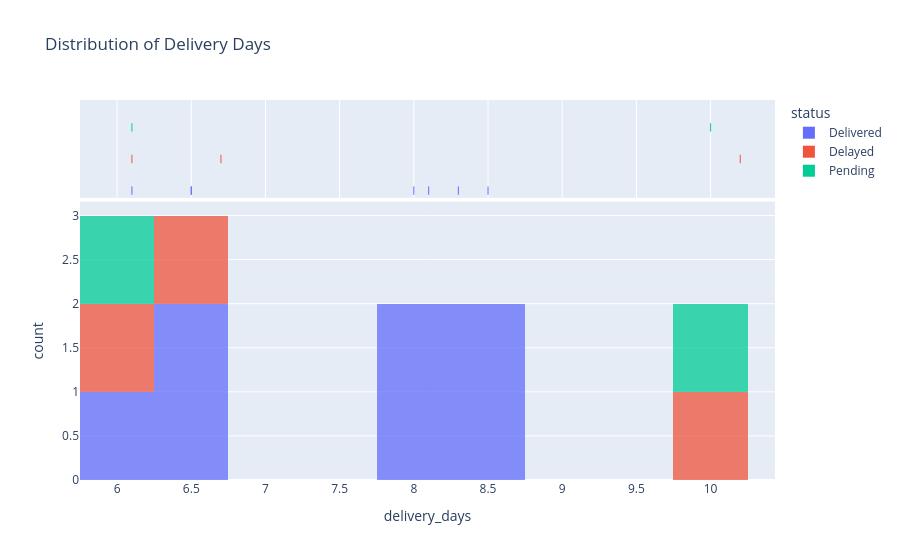

Write notebook code for a chart like this one.
### Markdown cell above
---
## 6. Histogram — `px.histogram()`
Best for understanding how a numeric column is distributed (spread, shape).

### Code cell
# px.histogram() — divides values into buckets (bins) and counts how many fall in each
# nbins: how many bars to split the data into (more bins = finer detail)
# marginal='rug': adds tick marks above the x-axis showing individual data points

fig = px.histogram(
    df,
    x='delivery_days',
    nbins=10,
    title='Distribution of Delivery Days',
    color='status',          # split histogram by status
    marginal='rug',          # adds a rug plot above the histogram
    opacity=0.75             # slight transparency so overlaps are visible
)

fig.show()

### Figure 1 — Plotly figure (JSON) as saved in the notebook; plotly's stock layout.template omitted (floating-point values rounded to 4 significant figures)
{"data": [{"bingroup": "x", "hovertemplate": "status=Delivered<br>delivery_days=%{x}<br>count=%{y}<extra></extra>", "legendgroup": "Delivered", "marker": {"color": "#636efa", "opacity": 0.75, "pattern": {"shape": ""}}, "name": "Delivered", "nbinsx": 10, "orientation": "v", "showlegend": true, "type": "histogram", "x": [8.0, 8.3, 6.5, 6.5, 8.5, 8.1, 6.1], "xaxis": "x", "yaxis": "y"}, {"boxpoints": "all", "fillcolor": "rgba(255,255,255,0)", "hoveron": "points", "hovertemplate": "status=Delivered<br>delivery_days=%{x}<extra></extra>", "jitter": 0, "legendgroup": "Delivered", "line": {"color": "rgba(255,255,255,0)"}, "marker": {"color": "#636efa", "symbol": "line-ns-open"}, "name": "Delivered", "showlegend": false, "type": "box", "x": [8.0, 8.3, 6.5, 6.5, 8.5, 8.1, 6.1], "xaxis": "x2", "yaxis": "y2"}, {"bingroup": "x", "hovertemplate": "status=Delayed<br>delivery_days=%{x}<br>count=%{y}<extra></extra>", "legendgroup": "Delayed", "marker": {"color": "#EF553B", "opacity": 0.75, "pattern": {"shape": ""}}, "name": "Delayed", "nbinsx": 10, "orientation": "v", "showlegend": true, "type": "histogram", "x": [6.7, 10.2, 6.1], "xaxis": "x", "yaxis": "y"}, {"boxpoints": "all", "fillcolor": "rgba(255,255,255,0)", "hoveron": "points", "hovertemplate": "status=Delayed<br>delivery_days=%{x}<extra></extra>", "jitter": 0, "legendgroup": "Delayed", "line": {"color": "rgba(255,255,255,0)"}, "marker": {"color": "#EF553B", "symbol": "line-ns-open"}, "name": "Delayed", "showlegend": false, "type": "box", "x": [6.7, 10.2, 6.1], "xaxis": "x2", "yaxis": "y2"}, {"bingroup": "x", "hovertemplate": "status=Pending<br>delivery_days=%{x}<br>count=%{y}<extra></extra>", "legendgroup": "Pending", "marker": {"color": "#00cc96", "opacity": 0.75, "pattern": {"shape": ""}}, "name": "Pending", "nbinsx": 10, "orientation": "v", "showlegend": true, "type": "histogram", "x": [10.0, 6.1], "xaxis": "x", "yaxis": "y"}, {"boxpoints": "all", "fillcolor": "rgba(255,255,255,0)", "hoveron": "points", "hovertemplate": "status=Pending<br>delivery_days=%{x}<extra></extra>", "jitter": 0, "legendgroup": "Pending", "line": {"color": "rgba(255,255,255,0)"}, "marker": {"color": "#00cc96", "symbol": "line-ns-open"}, "name": "Pending", "showlegend": false, "type": "box", "x": [10.0, 6.1], "xaxis": "x2", "yaxis": "y2"}], "layout": {"barmode": "relative", "legend": {"title": {"text": "status"}, "tracegroupgap": 0}, "title": {"text": "Distribution of Delivery Days"}, "xaxis": {"anchor": "y", "domain": [0, 1], "title": {"text": "delivery_days"}}, "xaxis2": {"anchor": "y2", "domain": [0, 1], "matches": "x", "showgrid": true, "showticklabels": false}, "yaxis": {"anchor": "x", "domain": [0, 0.7326], "title": {"text": "count"}}, "yaxis2": {"anchor": "x2", "domain": [0.7426, 1], "matches": "y2", "showgrid": false, "showline": false, "showticklabels": false, "ticks": ""}}}
